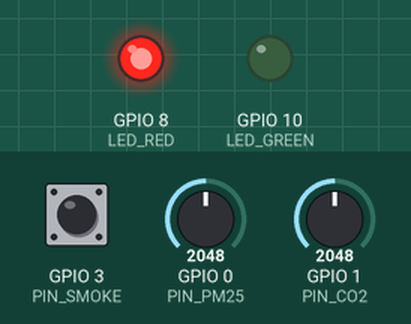
This sketch was run on a simulated ESP32-C3. Parts: output pins drawn as LEDs (lit = HIGH). The test bench sets the inputs (shaded band); at power-on: GPIO 0 (PIN_PM25) = 2048, GPIO 1 (PIN_CO2) = 2048, GPIO 3 (PIN_SMOKE) LOW. WiFi joins after 1.5 s; servers stay silent unless stated; random numbers use the default seed unless the sketch sets one; no MQTT or app messages arrive unless stated; what the sketch prints to the serial monitor is not drawn.

Above: at 2.7 s.
2.8 s: GPIO 0 (PIN_PM25) set to 1729
4.3 s: GPIO 0 (PIN_PM25) set to 1609
7.3 s: GPIO 1 (PIN_CO2) set to 1085
9.0 s: GPIO 1 (PIN_CO2) set to 989
At 10.2 s:
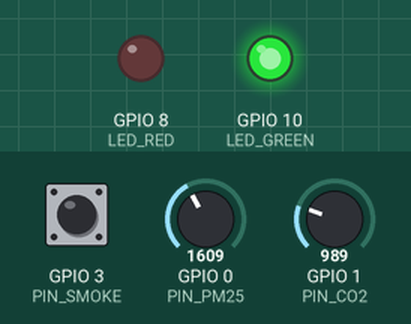
11.3 s: GPIO 3 (PIN_SMOKE) pulled HIGH for 0.6 s
At 12.7 s:
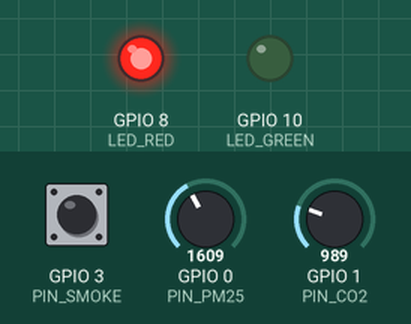
Timing chart, 0 to 14.4 s (numbered marks = the images above; inputs shaded):
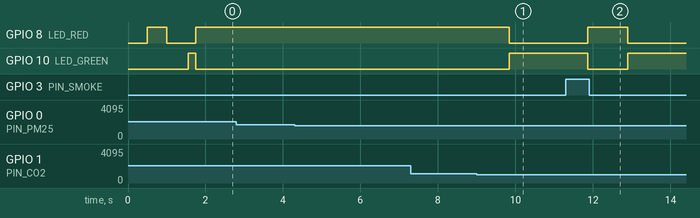

The sketch:

sketch.ino
```cpp
#include <WiFi.h>
#include <PubSubClient.h>
#include <ArduinoJson.h>

// --- 1. CONFIGURATION ---
const char* ssid = "Wokwi-GUEST";
const char* password = "";

// MQTT Broker (The "Bridge" to your 3D Simulation)
const char* mqtt_server = "broker.hivemq.com";
const int mqtt_port = 1883;

// MQTT Topics
const char* TOPIC_MONITOR = "smart-corridor/monitor";       // We publish status here
const char* TOPIC_SENSORS = "smart-corridor/sensors";       // We receive from simulation
const char* TOPIC_COMMANDS = "smart-corridor/commands";     // We publish commands here

WiFiClient espClient;
PubSubClient client(espClient);

// --- 2. PIN DEFINITIONS ---
#define PIN_PM25   0   // Analog Potentiometer (Left)
#define PIN_CO2    1   // Analog Potentiometer (Right)
#define PIN_SMOKE  3   // Slide Switch (Digital)

#define LED_RED    8   // Alert LED
#define LED_BLUE   9   // Fan LED (and Servo Motor)
#define LED_GREEN  10  // Safe LED

// --- 3. THRESHOLDS ---
const int THRESH_SMOKE = 30;    // Smoke level %
const int THRESH_PM25 = 80;     // PM2.5 limit (µg/m³)
const int THRESH_CO2 = 800;     // CO2 limit (ppm)
const int THRESH_TEMP = 35;     // Temperature limit (°C)

// --- 4. STATE VARIABLES ---
// Data from 3D Simulation
int sim_smoke = 0;
int sim_co2 = 400;
int sim_pm25 = 15;
int sim_temp = 22;
bool sim_data_received = false;
unsigned long last_sim_data = 0;

// Combined state
bool ventilation_active = false;
String current_status = "SAFE";

// --- MQTT Callback for receiving sensor data from 3D simulation ---
void mqttCallback(char* topic, byte* payload, unsigned int length) {
    Serial.print("📨 Received on ");
    Serial.print(topic);
    Serial.print(": ");

    // Convert payload to string
    char message[length + 1];
    memcpy(message, payload, length);
    message[length] = '\0';
    Serial.println(message);

    // Parse JSON from 3D simulation
    if (strcmp(topic, TOPIC_SENSORS) == 0) {
        StaticJsonDocument<256> doc;
        DeserializationError error = deserializeJson(doc, message);

        if (!error) {
            sim_smoke = doc["smoke"] | 0;
            sim_co2 = doc["co2"] | 400;
            sim_pm25 = doc["pm25"] | 15;
            sim_temp = doc["temp"] | 22;
            sim_data_received = true;
            last_sim_data = millis();

            Serial.println("✅ Parsed simulation data:");
            Serial.print("  Smoke: "); Serial.println(sim_smoke);
            Serial.print("  CO2: "); Serial.println(sim_co2);
            Serial.print("  PM2.5: "); Serial.println(sim_pm25);
            Serial.print("  Temp: "); Serial.println(sim_temp);
        } else {
            Serial.print("❌ JSON parse error: ");
            Serial.println(error.c_str());
        }
    }
}

void setup() {
    Serial.begin(115200);
    Serial.println("\n🚀 Smart Corridor RISC-V Controller Starting...");

    // Configure Pins
    pinMode(PIN_SMOKE, INPUT);
    pinMode(LED_GREEN, OUTPUT);
    pinMode(LED_RED, OUTPUT);
    pinMode(LED_BLUE, OUTPUT);

    // Initial state - all off
    digitalWrite(LED_GREEN, LOW);
    digitalWrite(LED_RED, LOW);
    digitalWrite(LED_BLUE, LOW);

    // Connect to WiFi
    Serial.print("📶 Connecting to WiFi");
    WiFi.begin(ssid, password);
    while (WiFi.status() != WL_CONNECTED) {
        delay(500);
        Serial.print(".");
        digitalWrite(LED_RED, !digitalRead(LED_RED)); // Blink red while connecting
    }
    Serial.println(" Connected!");
    digitalWrite(LED_RED, LOW);

    // Setup MQTT with callback
    client.setServer(mqtt_server, mqtt_port);
    client.setCallback(mqttCallback);
    client.setBufferSize(512);
}

void reconnect() {
    while (!client.connected()) {
        Serial.print("🔗 Attempting MQTT connection...");
        String clientId = "RISCV-Controller-";
        clientId += String(random(0xffff), HEX);

        if (client.connect(clientId.c_str())) {
            Serial.println("connected!");

            // Subscribe to sensor data from 3D simulation
            client.subscribe(TOPIC_SENSORS);
            Serial.print("📡 Subscribed to: ");
            Serial.println(TOPIC_SENSORS);

            // Show green LED briefly on connect
            digitalWrite(LED_GREEN, HIGH);
            delay(200);
            digitalWrite(LED_GREEN, LOW);
        } else {
            Serial.print("failed, rc=");
            Serial.print(client.state());
            Serial.println(" retry in 3s");
            digitalWrite(LED_RED, HIGH);
            delay(3000);
            digitalWrite(LED_RED, LOW);
        }
    }
}

void publishCommand(const char* action, const char* room, const char* level, bool alarm) {
    StaticJsonDocument<256> doc;
    doc["action"] = action;
    doc["room"] = room;
    doc["level"] = level;
    doc["alarm"] = alarm;
    doc["timestamp"] = millis();

    char buffer[256];
    serializeJson(doc, buffer);

    client.publish(TOPIC_COMMANDS, buffer);
    Serial.print("📤 Command sent: ");
    Serial.println(buffer);
}

void loop() {
    if (!client.connected()) {
        reconnect();
    }
    client.loop();

    // --- READ LOCAL SENSORS (Physical potentiometers on Wokwi) ---
    int raw_pm25 = analogRead(PIN_PM25);
    int local_pm25 = map(raw_pm25, 0, 4095, 0, 200);

    int raw_co2 = analogRead(PIN_CO2);
    int local_co2 = map(raw_co2, 0, 4095, 400, 2000);

    int local_smoke = digitalRead(PIN_SMOKE);

    // --- COMBINE DATA: Use MAX of local and simulation values ---
    int effective_smoke = max(local_smoke * 100, sim_smoke);  // Local smoke is 0 or 100
    int effective_co2 = max(local_co2, sim_co2);
    int effective_pm25 = max(local_pm25, sim_pm25);
    int effective_temp = sim_temp;  // Only from simulation

    // --- RISC-V STYLE DECISION LOGIC ---
    bool need_ventilation = false;
    String status_msg = "SAFE";
    String alert_level = "normal";

    // Priority 1: Smoke Detection (CRITICAL)
    if (effective_smoke > THRESH_SMOKE) {
        need_ventilation = true;
        status_msg = "CRITICAL: SMOKE DETECTED";
        alert_level = "critical";
    }
    // Priority 2: High Temperature (DANGER)
    else if (effective_temp > THRESH_TEMP) {
        need_ventilation = true;
        status_msg = "DANGER: HIGH TEMPERATURE";
        alert_level = "danger";
    }
    // Priority 3: High PM2.5 (WARNING)
    else if (effective_pm25 > THRESH_PM25) {
        need_ventilation = true;
        status_msg = "WARNING: HIGH PM2.5";
        alert_level = "warning";
    }
    // Priority 4: High CO2 (WARNING)
    else if (effective_co2 > THRESH_CO2) {
        need_ventilation = true;
        status_msg = "WARNING: HIGH CO2";
        alert_level = "warning";
    }

    // --- ACTUATE LOCAL HARDWARE ---
    if (need_ventilation) {
        digitalWrite(LED_GREEN, LOW);
        digitalWrite(LED_RED, HIGH);
        digitalWrite(LED_BLUE, HIGH);  // Fan ON
    } else {
        digitalWrite(LED_GREEN, HIGH);
        digitalWrite(LED_RED, LOW);
        digitalWrite(LED_BLUE, LOW);   // Fan OFF
    }

    // --- SEND COMMANDS TO 3D SIMULATION ---
    // Only send if state changed
    static bool prev_ventilation = false;
    static String prev_status = "";

    if (need_ventilation != prev_ventilation || status_msg != prev_status) {
        if (need_ventilation) {
            // Activate ventilation in kitchen (most common source)
            publishCommand("ACTIVATE_VENT", "kitchen", "HIGH", true);
            publishCommand("SET_ALERT", "kitchen", alert_level.c_str(), true);

            // If critical, activate all rooms
            if (alert_level == "critical") {
                publishCommand("GLOBAL_ALARM", "", "critical", true);
            }
        } else {
            publishCommand("DEACTIVATE_VENT", "kitchen", "OFF", false);
            publishCommand("SET_ALERT", "kitchen", "normal", false);
        }

        prev_ventilation = need_ventilation;
        prev_status = status_msg;
    }

    // --- PUBLISH STATUS TO MONITOR TOPIC ---
    String jsonPayload = "{\"pm25\": " + String(effective_pm25) +
                         ", \"co2\": " + String(effective_co2) +
                         ", \"smoke\": " + String(effective_smoke) +
                         ", \"temp\": " + String(effective_temp) +
                         ", \"ventilation\": " + String(need_ventilation ? "true" : "false") +
                         ", \"status\": \"" + status_msg +
                         "\", \"source\": \"" + (sim_data_received ? "combined" : "local") + "\"}";

    client.publish(TOPIC_MONITOR, jsonPayload.c_str());

    // Debug Print
    Serial.println(jsonPayload);

    delay(1000);
}
```

Measured:
- the behaviour switches between 1027 and 1026 on GPIO 1 (PIN_CO2) (found by bisection; images 0 and 1)
- after the input at 2.8 s, every drawn part: stays the same
- after the input at 4.3 s, every drawn part: stays the same
- after the input at 7.3 s, every drawn part: stays the same
- after the input at 9.0 s, GPIO 8 (LED_RED): HIGH → LOW after 0.84 s; GPIO 10 (LED_GREEN): LOW → HIGH after 0.84 s
- after the input at 11.3 s, GPIO 8 (LED_RED): LOW → HIGH after 0.57 s, → LOW 1.0 s later; GPIO 10 (LED_GREEN): HIGH → LOW after 0.57 s, → HIGH 1.0 s later
